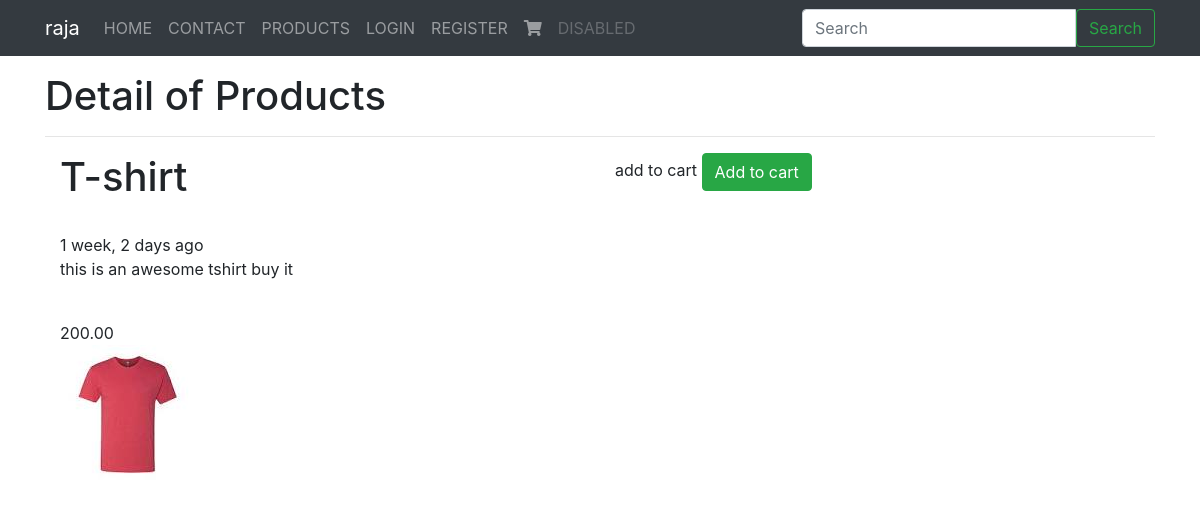
Page /products/T-shirt/ on the committed database.
### products/models.py (models this page shows, shortened)
class Product(models.Model):
    title = models.CharField(max_length=120)
    slug  = models.SlugField(blank=True,default='abc',unique=True)
    description = models.TextField()
    price= models.DecimalField(max_digits=10, decimal_places=2)
    photo = models.ImageField(upload_to="photos/%Y/%m/%d/",blank=True)
    featured = models.BooleanField(default=False)
    timestamp = models.DateTimeField(auto_now_add=True)
    objects = CustomManager()

### products/views.py (the view)
# urls.py: url(r'^(?P<slug>[-\w]+)/$', views.productview ,name = 'product'),
def productview(request, slug):
    print(slug)
    product = get_object_or_404(Product, slug = slug)
    print('appple')
    cart_obj , new_obj = Cart.objects.new_or_get(request)
    mydict={'product':product, 'cart':cart_obj}
    return render(request,'products/product.html',context=mydict)

### carts/models.py (called while the page is built)
def pre_save_cart_receiver(sender, instance, *args, **kwargs):
    if instance.subtotal > 0:
        instance.total = float(instance.subtotal)  *float(1.10) # tax10 percent
    else:
        instance.total = 0.00

    def new_or_get(self,request):
        cart_id = request.session.get('cart_id',None)
        qs = super().get_queryset().filter(id = cart_id)
        if qs.count()==1:
            new_obj = False
            print("cart ID exists")
            cart_obj = qs.first()
            if request.user.is_authenticated() and cart_obj.user is None:
                cart_obj.user = request.user
                cart_obj.save()
        else:
            new_obj = True
            cart_obj = Cart.objects.new(user=request.user)
            request.session['cart_id']= cart_obj.id
        return cart_obj, new_obj

    def new(self,user=None):
        user_obj = None
        if user is not None:
            if user.is_authenticated():
                user_obj = user
        return self.model.objects.create(user=user_obj)

    def __str__(self):
        return str(self.id)

### orders/models.py (called while the page is built, shortened)
def post_save_cart_total(sender, instance,created, *args , **kwargs):
    print("tony")

### templates/products/product.html (shortened to what this page needs)
{%extends 'base.html'%}
{%block content%}
<h1>Detail of Products</h1>
<hr>
<div class="container">
  <div class="row">
    <div class="col-12 col-md-6">
      <h1>{{product.title}}</h1><br>
      {{product.timestamp|timesince}} ago
      {{product.description|linebreaks}}<br>
      {{product.price}}<br>
      {%if product.photo%}
      <img src="{{product.photo.url}}" alt="">
      {%endif%}
    </div>
    <div class="col-12 col-md-6">
      <form  method="POST" action="{%url 'carts:update'%}" class="form ">
        {% if product in cart.products.all%}
        In Cart <button type="submit" name="button" class="btn btn-link">Remove?</button>
        {%else%}
        add to cart  <button type="submit" class="btn btn-success" name="button">Add to cart</button>
        {%endif%}
        </form>
    </div>
  </div>
</div>
{%endblock%}

### rows in the picture
Product: title "T-shirt", timestamp "1 week, 2 days", description "this is an awesome tshirt buy it", price "200.00", photo (picture)

### other values in the picture
{{ brand_name }} "raja"
